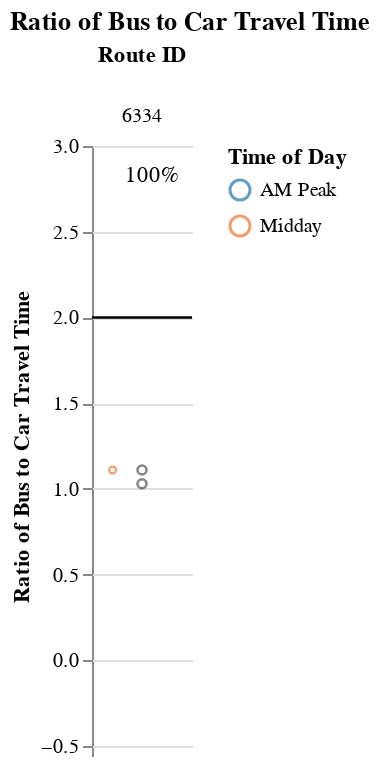
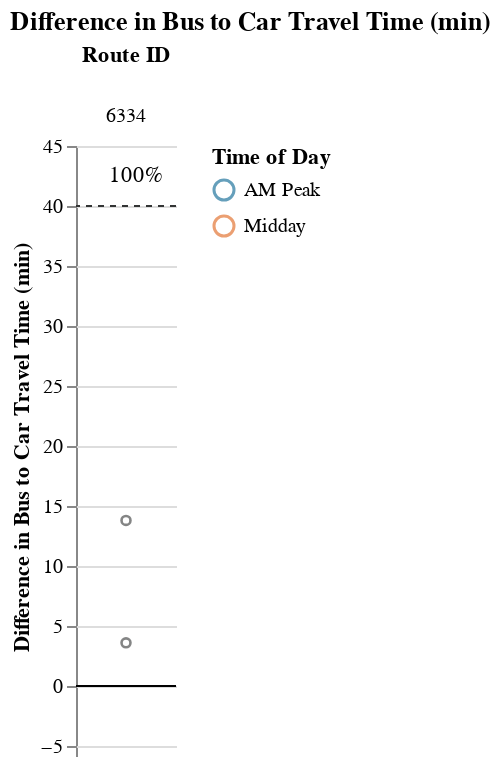

The code cell stored with these charts, in order, in its notebook:
### Markdown cell above
### Long Routes (> 1.5 hrs)

### Code cell
route_group = "long"
try:
    display_charts_for_route_group(df, route_group)
except:
    print("No routes meet this criteria.")

### Figure 1 — Vega-Lite specification as saved in the notebook (floating-point values rounded to 4 significant figures)
{"config": {"view": {"continuousWidth": 400, "continuousHeight": 300, "stroke": null}, "facet": {"spacing": 0}}, "data": {"name": "data-c920e433164c3f57ec1ab0a62d0b7640"}, "facet": {"column": {"field": "route_id", "sort": ["6334"], "title": "Route ID", "type": "nominal"}}, "spec": {"layer": [{"mark": "rule", "encoding": {"color": {"value": "black"}, "y": {"field": "cutoff", "type": "quantitative"}}, "selection": {"selector001": {"type": "interval", "bind": "scales", "encodings": ["x", "y"]}}}, {"mark": {"type": "point", "opacity": 0.65, "size": 12, "strokeWidth": 1.1}, "encoding": {"color": {"field": "time_of_day", "scale": {"range": ["#136C97", "#E16B26", "#F6BF16", "#00896B", "#7790A3", "#5B559C"]}, "sort": ["AM Peak", "Midday", "PM Peak", "Owl Service"], "title": "Time of Day", "type": "nominal"}, "tooltip": [{"field": "route_id", "type": "nominal"}, {"field": "route_name", "type": "nominal"}, {"field": "trip_id", "type": "nominal"}, {"field": "service_hours", "type": "quantitative"}, {"field": "car_duration_hours", "type": "quantitative"}, {"field": "bus_multiplier", "type": "quantitative"}, {"field": "bus_difference", "type": "quantitative"}, {"field": "num_trips", "type": "quantitative"}, {"field": "num_competitive", "type": "quantitative"}, {"field": "pct_trips_competitive", "type": "quantitative"}, {"field": "p25", "type": "quantitative"}, {"field": "p50", "type": "quantitative"}, {"field": "p75", "type": "quantitative"}], "x": {"axis": {"grid": false, "labels": false, "ticks": true, "values": [0]}, "field": "jitter", "scale": {}, "title": null, "type": "quantitative"}, "y": {"field": "bus_multiplier", "scale": {"domain": [-0.25, 3.0]}, "title": "Ratio of Bus to Car Travel Time", "type": "quantitative"}}, "transform": [{"calculate": "sqrt(-2*log(random()))*cos(2*PI*random())", "as": "jitter"}], "width": 50}, {"layer": [{"mark": {"type": "point", "opacity": 0.6, "size": 20, "strokeWidth": 1.3}, "encoding": {"color": {"value": "#323434"}, "y": {"field": "bus_multiplier", "type": "quantitative"}}, "transform": [{"filter": "(datum.p50_trip === 1)"}]}, {"mark": {"type": "text", "align": "center", "baseline": "middle"}, "encoding": {"color": {"value": "black"}, "text": {"field": "pct_trips_competitive", "format": ".0%", "type": "quantitative"}, "tooltip": [{"field": "route_id", "type": "nominal"}, {"field": "route_name", "type": "nominal"}, {"field": "trip_id", "type": "nominal"}, {"field": "service_hours", "type": "quantitative"}, {"field": "car_duration_hours", "type": "quantitative"}, {"field": "bus_multiplier", "type": "quantitative"}, {"field": "bus_difference", "type": "quantitative"}, {"field": "num_trips", "type": "quantitative"}, {"field": "num_competitive", "type": "quantitative"}, {"field": "pct_trips_competitive", "type": "quantitative"}, {"field": "p25", "type": "quantitative"}, {"field": "p50", "type": "quantitative"}, {"field": "p75", "type": "quantitative"}], "x": {"value": 30}, "y": {"value": 15}}, "transform": [{"calculate": "sqrt(-2*log(random()))*cos(2*PI*random())", "as": "jitter"}, {"filter": "(datum.fastest_trip === 1)"}]}]}]}, "resolve": {"scale": {"y": "shared"}}, "title": "Ratio of Bus to Car Travel Time", "$schema": "https://vega.github.io/schema/vega-lite/v4.17.0.json", "datasets": {"data-c920e433164c3f57ec1ab0a62d0b7640": [{"calitp_itp_id": 204, "trip_key": -8482069701385664059, "trip_id": "t_110899_b_26553_tn_0", "shape_id": "p_787876", "route_id": "6334", "service_hours": 2.08, "trip_first_departure_ts": 28800, "trip_last_arrival_ts": 36300, "departure_hour": 8, "time_of_day": "AM Peak", "p25": 2.123, "p50": 2.165, "p75": 2.208, "p50_trip": 1, "fastest_trip": 1, "car_duration_hours": 2.02, "competitive_route": 1, "bus_multiplier": 1.03, "bus_difference": 3.6, "num_trips": 2, "num_competitive": 2, "pct_trips_competitive": 1.0, "bus_difference_spread": 10.2, "route_group": "long", "max_trip_hrs": 2.25, "max_trip_route_group": 2.25, "below_cutoff": 2, "pct_below_cutoff": 1.0, "name": "Modoc Transportation Authority ", "caltrans_district": "02 - Redding", "drmt_organization_name": null, "route_name": "Klamath Falls", "cutoff2": 40, "cutoff": 2}, {"calitp_itp_id": 204, "trip_key": -5907327273730479531, "trip_id": "t_110897_b_26553_tn_0", "shape_id": "p_110888", "route_id": "6334", "service_hours": 2.25, "trip_first_departure_ts": 48600, "trip_last_arrival_ts": 56700, "departure_hour": 13, "time_of_day": "Midday", "p25": 2.123, "p50": 2.165, "p75": 2.208, "p50_trip": 1, "fastest_trip": 0, "car_duration_hours": 2.02, "competitive_route": 1, "bus_multiplier": 1.11, "bus_difference": 13.8, "num_trips": 2, "num_competitive": 2, "pct_trips_competitive": 1.0, "bus_difference_spread": 10.2, "route_group": "long", "max_trip_hrs": 2.25, "max_trip_route_group": 2.25, "below_cutoff": 2, "pct_below_cutoff": 1.0, "name": "Modoc Transportation Authority ", "caltrans_district": "02 - Redding", "drmt_organization_name": null, "route_name": "Klamath Falls", "cutoff2": 40, "cutoff": 2}]}}

### Figure 2 — Vega-Lite specification as saved in the notebook (floating-point values rounded to 4 significant figures)
{"config": {"view": {"continuousWidth": 400, "continuousHeight": 300, "stroke": null}, "facet": {"spacing": 0}}, "data": {"name": "data-958368494c91b547391abf03dc3023ed"}, "facet": {"column": {"field": "route_id", "sort": ["6334"], "title": "Route ID", "type": "nominal"}}, "spec": {"layer": [{"mark": "rule", "encoding": {"color": {"value": "black"}, "y": {"field": "cutoff", "type": "quantitative"}}, "selection": {"selector002": {"type": "interval", "bind": "scales", "encodings": ["x", "y"]}}}, {"mark": {"type": "rule", "strokeDash": [3, 3]}, "encoding": {"color": {"value": "#323434"}, "y": {"field": "cutoff2", "type": "quantitative"}}}, {"mark": {"type": "point", "opacity": 0.65, "size": 12, "strokeWidth": 1.1}, "encoding": {"color": {"field": "time_of_day", "scale": {"range": ["#136C97", "#E16B26", "#F6BF16", "#00896B", "#7790A3", "#5B559C"]}, "sort": ["AM Peak", "Midday", "PM Peak", "Owl Service"], "title": "Time of Day", "type": "nominal"}, "tooltip": [{"field": "route_id", "type": "nominal"}, {"field": "route_name", "type": "nominal"}, {"field": "trip_id", "type": "nominal"}, {"field": "service_hours", "type": "quantitative"}, {"field": "car_duration_hours", "type": "quantitative"}, {"field": "bus_multiplier", "type": "quantitative"}, {"field": "bus_difference", "type": "quantitative"}, {"field": "num_trips", "type": "quantitative"}, {"field": "num_competitive", "type": "quantitative"}, {"field": "pct_trips_competitive", "type": "quantitative"}, {"field": "p25", "type": "quantitative"}, {"field": "p50", "type": "quantitative"}, {"field": "p75", "type": "quantitative"}], "x": {"axis": {"grid": false, "labels": false, "ticks": true, "values": [0]}, "field": "jitter", "scale": {}, "title": null, "type": "quantitative"}, "y": {"field": "bus_difference", "scale": {"domain": [-5, 45.0]}, "title": "Difference in Bus to Car Travel Time (min)", "type": "quantitative"}}, "transform": [{"calculate": "sqrt(-2*log(random()))*cos(2*PI*random())", "as": "jitter"}], "width": 50}, {"layer": [{"mark": {"type": "point", "opacity": 0.6, "size": 20, "strokeWidth": 1.3}, "encoding": {"color": {"value": "#323434"}, "y": {"field": "bus_difference", "type": "quantitative"}}, "transform": [{"filter": "(datum.p50_trip === 1)"}]}, {"mark": {"type": "text", "align": "center", "baseline": "middle"}, "encoding": {"color": {"value": "black"}, "text": {"field": "pct_trips_competitive", "format": ".0%", "type": "quantitative"}, "tooltip": [{"field": "route_id", "type": "nominal"}, {"field": "route_name", "type": "nominal"}, {"field": "trip_id", "type": "nominal"}, {"field": "service_hours", "type": "quantitative"}, {"field": "car_duration_hours", "type": "quantitative"}, {"field": "bus_multiplier", "type": "quantitative"}, {"field": "bus_difference", "type": "quantitative"}, {"field": "num_trips", "type": "quantitative"}, {"field": "num_competitive", "type": "quantitative"}, {"field": "pct_trips_competitive", "type": "quantitative"}, {"field": "p25", "type": "quantitative"}, {"field": "p50", "type": "quantitative"}, {"field": "p75", "type": "quantitative"}], "x": {"value": 30}, "y": {"value": 15}}, "transform": [{"calculate": "sqrt(-2*log(random()))*cos(2*PI*random())", "as": "jitter"}, {"filter": "(datum.fastest_trip === 1)"}]}]}]}, "resolve": {"scale": {"y": "shared"}}, "title": "Difference in Bus to Car Travel Time (min)", "$schema": "https://vega.github.io/schema/vega-lite/v4.17.0.json", "datasets": {"data-958368494c91b547391abf03dc3023ed": [{"calitp_itp_id": 204, "trip_key": -8482069701385664059, "trip_id": "t_110899_b_26553_tn_0", "shape_id": "p_787876", "route_id": "6334", "service_hours": 2.08, "trip_first_departure_ts": 28800, "trip_last_arrival_ts": 36300, "departure_hour": 8, "time_of_day": "AM Peak", "p25": 2.123, "p50": 2.165, "p75": 2.208, "p50_trip": 1, "fastest_trip": 1, "car_duration_hours": 2.02, "competitive_route": 1, "bus_multiplier": 1.03, "bus_difference": 3.6, "num_trips": 2, "num_competitive": 2, "pct_trips_competitive": 1.0, "bus_difference_spread": 10.2, "route_group": "long", "max_trip_hrs": 2.25, "max_trip_route_group": 2.25, "below_cutoff": 2, "pct_below_cutoff": 1.0, "name": "Modoc Transportation Authority ", "caltrans_district": "02 - Redding", "drmt_organization_name": null, "route_name": "Klamath Falls", "cutoff2": 40, "cutoff": 0}, {"calitp_itp_id": 204, "trip_key": -5907327273730479531, "trip_id": "t_110897_b_26553_tn_0", "shape_id": "p_110888", "route_id": "6334", "service_hours": 2.25, "trip_first_departure_ts": 48600, "trip_last_arrival_ts": 56700, "departure_hour": 13, "time_of_day": "Midday", "p25": 2.123, "p50": 2.165, "p75": 2.208, "p50_trip": 1, "fastest_trip": 0, "car_duration_hours": 2.02, "competitive_route": 1, "bus_multiplier": 1.11, "bus_difference": 13.8, "num_trips": 2, "num_competitive": 2, "pct_trips_competitive": 1.0, "bus_difference_spread": 10.2, "route_group": "long", "max_trip_hrs": 2.25, "max_trip_route_group": 2.25, "below_cutoff": 2, "pct_below_cutoff": 1.0, "name": "Modoc Transportation Authority ", "caltrans_district": "02 - Redding", "drmt_organization_name": null, "route_name": "Klamath Falls", "cutoff2": 40, "cutoff": 0}]}}
